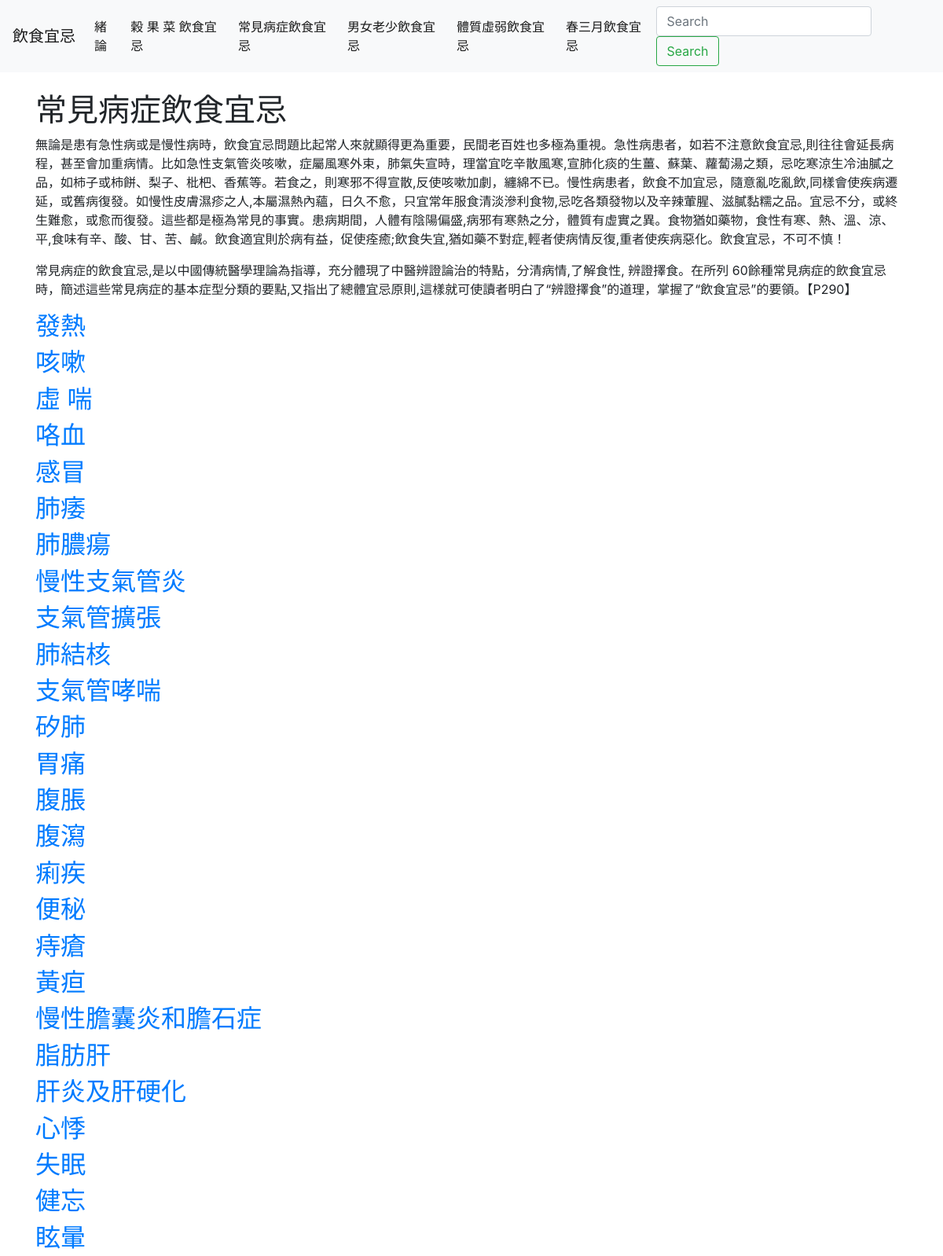
The page /commonillness (upper part) on the database its author committed.
### tables this page shows
CREATE TABLE Common_Illness (
    id INTEGER PRIMARY KEY AUTOINCREMENT,
    [name] VARCHAR(50),
    [description] TEXT,
    principles TEXT,
    suitable_foods TEXT,
    nonsuitable_foods TEXT,
    comments TEXT
);

### routes.py (the view)
@bp.route('/commonillness')
def common_illness():
    try:
        db = DatabaseModel('database.db')
        common_illness_list = db.get_commonIllnessList()
        return render_template('commonillness.html', common_illness_list = common_illness_list)
    except Exception as e:
            return render_template('error.html', error_message=str(e)), 404

### models.py (called while the page is built)
    def get_commonIllnessList(self):
        self.cursor.row_factory = sqlite3.Row
        self.cursor.execute(f'SELECT * FROM Common_Illness')
        rows = self.cursor.fetchall()
        return [dict(row) for row in rows]

### templates/commonillness.html
{% extends 'base.html' %}
{% block content %}
<h1>{% block title %} 常見病症飲食宜忌 {% endblock %}</h1>
<p>無論是患有急性病或是慢性病時，飲食宜忌問題比起常人來就顯得更為重要，民間老百姓也多極為重視。急性病患者，如若不注意飲食宜忌,則往往會延長病程，甚至會加重病情。比如急性支氣管炎咳嗽，症屬風寒外束，肺氣失宣時，理當宜吃辛散風寒,宣肺化痰的生薑、蘇葉、蘿蔔湯之類，忌吃寒涼生冷油膩之品，如柿子或柿餅、梨子、枇杷、香蕉等。若食之，則寒邪不得宣散,反使咳嗽加劇，纏綿不已。慢性病患者，飲食不加宜忌，隨意亂吃亂飲,同樣會使疾病遷延，或舊病復發。如慢性皮膚濕疹之人,本屬濕熱內蘊，日久不愈，只宜常年服食清淡滲利食物,忌吃各類發物以及辛辣葷腥、滋膩黏糯之品。宜忌不分，或終生難愈，或愈而復發。這些都是極為常見的事實。患病期間，人體有陰陽偏盛,病邪有寒熱之分，體質有虛實之異。食物猶如藥物，食性有寒、熱、溫、涼、平,食味有辛、酸、甘、苦、鹹。飲食適宜則於病有益，促使痊癒;飲食失宜,猶如藥不對症,輕者使病情反復,重者使疾病惡化。飲食宜忌，不可不慎！
</p>
<p>
    常見病症的飲食宜忌,是以中國傳統醫學理論為指導，充分體現了中醫辨證論治的特點，分清病情,了解食性, 辨證擇食。在所列
    60餘種常見病症的飲食宜忌時，簡述這些常見病症的基本症型分類的要點,又指出了總體宜忌原則,這樣就可使讀者明白了“辨證擇食”的道理，掌握了“飲食宜忌”的要領。【P290】
</p>
{% for illness in common_illness_list %}
<a href="{{ url_for('food.illness_details', illness_id=illness['id']) }}">
    <h2>{{ illness['name'] }}</h2>
</a>
{% endfor %}
{% endblock %}

### rows shown on the page
Common_Illness: name "發熱"
Common_Illness: name "咳嗽"
Common_Illness: name "虛 喘"
Common_Illness: name "咯血"
Common_Illness: name "感冒"
Common_Illness: name "肺痿"
Common_Illness: name "肺膿瘍"
Common_Illness: name "慢性支氣管炎"
Common_Illness: name "支氣管擴張"
Common_Illness: name "肺結核"
Common_Illness: name "支氣管哮喘"
Common_Illness: name "矽肺"
Common_Illness: name "胃痛"
Common_Illness: name "腹脹"
Common_Illness: name "腹瀉"
Common_Illness: name "痢疾"
Common_Illness: name "便秘"
Common_Illness: name "痔瘡"
Common_Illness: name "黃疸"
Common_Illness: name "慢性膽囊炎和膽石症"
Common_Illness: name "脂肪肝"
Common_Illness: name "肝炎及肝硬化"
Common_Illness: name "心悸"
Common_Illness: name "失眠"
Common_Illness: name "健忘"
Common_Illness: name "眩暈"
